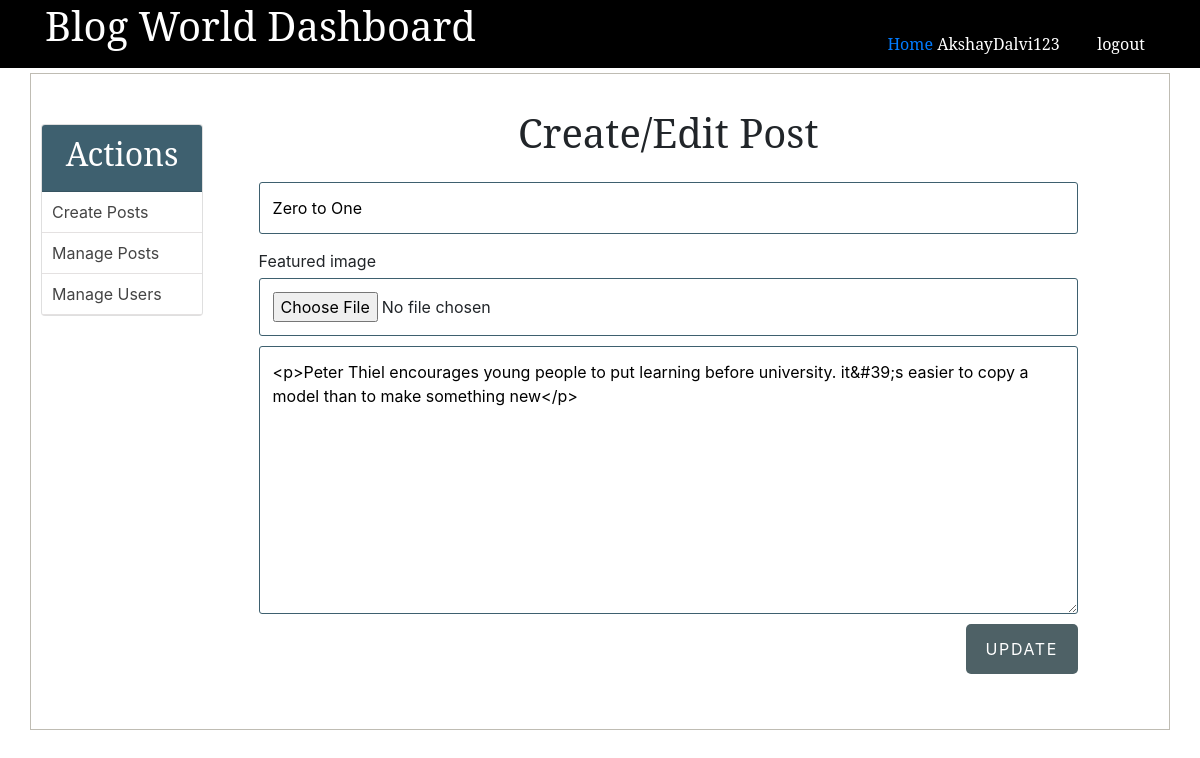
Page /admin/create_post.php?edit-post=1 (signed in) on the committed database.
### tables this page shows
CREATE TABLE `posts` (
  `id` int(11) NOT NULL,
  `user_id` int(11) DEFAULT NULL,
  `title` varchar(255) NOT NULL,
  `views` int(11) NOT NULL DEFAULT 0,
  `image` varchar(255) NOT NULL,
  `content` text NOT NULL,
  `created_at` timestamp NOT NULL DEFAULT current_timestamp() ON UPDATE current_timestamp(),
  `updated_at` timestamp NOT NULL DEFAULT '2021-08-08 00:20:25'
);

### admin/main/post_functions.php (called while the page is built, shortened)
<?php
if (isset($_GET['edit-post'])) {
	$isEditingPost = true;
	$post_id = $_GET['edit-post'];
	editPost($post_id);
}
	function editPost($role_id)
	{
		global $conn, $title, $post_slug, $body, $published, $isEditingPost, $post_id;
		$sql = "SELECT * FROM posts WHERE id=$role_id LIMIT 1";
		$result = mysqli_query($conn, $sql);
		$post = mysqli_fetch_assoc($result);
		$title = $post['title'];
		$body = $post['content'];
	}
?>

### admin/create_post.php (the view, shortened to what this page needs)
<?php  include('../config.php'); ?>
<?php  include(ROOT_PATH . '/admin/main/post_functions.php'); ?>
<?php include(ROOT_PATH . '/admin/main/head_section.php'); ?>
</head>
<body>
	<?php include(ROOT_PATH . '/admin/main/navbar.php') ?>
	<div class="container content">
		<?php include(ROOT_PATH . '/admin/main/menu.php') ?>
		<div class="action create-post-div">
			<h1 class="page-title">Create/Edit Post</h1>
			<form method="post" enctype="multipart/form-data" action="<?php echo BASE_URL . 'admin/create_post.php'; ?>" >
				<input type="text" name="title" value="<?php echo $title; ?>" placeholder="Title">
				<label style="float: left; margin: 5px auto 5px;">Featured image</label>
				<input type="file" name="featured_image" >
				<textarea name="body" id="body" cols="30" rows="10"><?php echo $body; ?></textarea>
				<?php if ($isEditingPost === true): ?>
					<button type="submit" class="btn" name="update_post">UPDATE</button>
				<?php else: ?>
					<button type="submit" class="btn" name="create_post">Save Post</button>
				<?php endif ?>
			</form>
		</div>
	</div>
</body>
</html>

### style/admin_style.css (style rules this page uses)
* { margin: 0px; padding: 0px; }
h1, h2, h3, h4, h5, h6 { font-family: "Noto Serif", serif; }
form { width: 60%; margin: 5px auto; padding-bottom: 50px; }
form input[type="file"], input[type="email"], input[type="password"], input[type="text"], form select, form textarea { width: 100%; display: block; padding: 13px 13px; font-size: 1em; margin: 5px auto 10px; border-radius: 3px; box-sizing: border-box; background: transparent; border: 1px solid #3e606f; }
form button { float: right; margin-left: 24%; }
label { margin-top: 20px; float: left; }
.btn { color: white; background: #4e6166; text-align: center; border: none; border-radius: 5px; display: block; letter-spacing: 0.1em; padding: 13px 20px; text-decoration: none; }
.container { width: 95%; margin: 5px auto 50px; border: 1px solid #bfbcb3; padding: 10px 0px 50px; }
.container:after { content: ""; display: block; clear: both; }
.container.content .action { width: 35%; float: left; text-align: center; }
.container.content .action form { width: 90%; }
.container.content .action .page-title { margin: 25px; }
.container.content .action.create-post-div { width: 80%; }

### rows in the picture
posts: title "Zero to One", body "<p>Peter Thiel encourages young people to put learning before university. it&#39;s easier to copy a model than to make something new</p>"

### other values in the picture
$_SESSION['user']['username'] "AkshayDalvi123"
